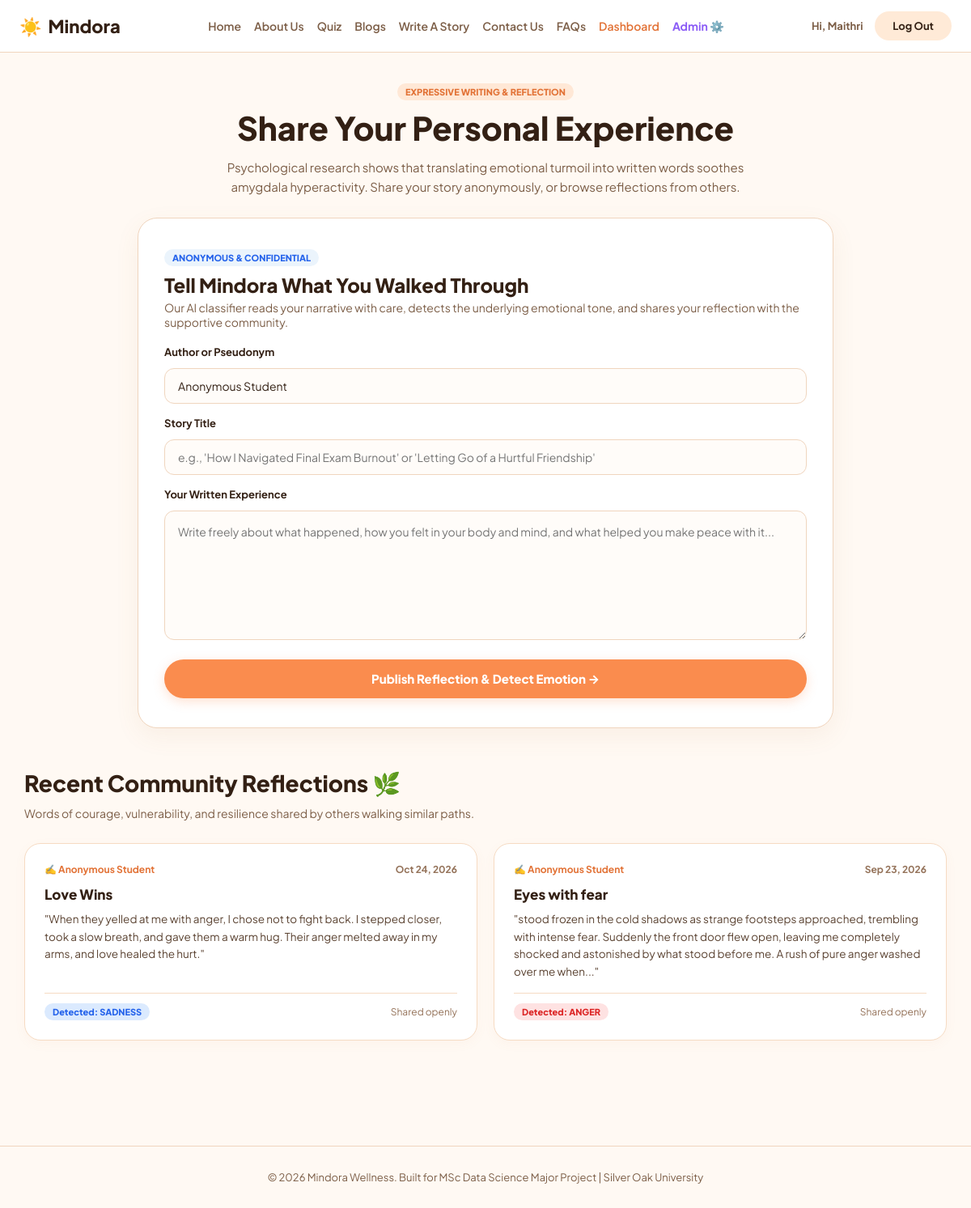
/story (signed in), run on the app's committed database.
### app.py (models this page shows)
class Story(db.Model):
    __tablename__ = "story"
    id = db.Column(db.Integer, primary_key=True)
    author = db.Column(db.String(100), default="Anonymous Student")
    title = db.Column(db.String(150), nullable=False)
    content = db.Column(db.Text, nullable=False)
    detected_emotion = db.Column(db.String(50), default="Reflective")
    timestamp = db.Column(db.DateTime, default=datetime.utcnow)

### app.py (the view, shortened to what this page needs)
@app.route("/story", methods=["GET", "POST"])
def write_story():
    stories = Story.query.order_by(Story.timestamp.desc()).limit(10).all()
    return render_template("story.html", stories=stories)

### templates/story.html (shortened to what this page needs)
{% extends "base.html" %}
{% block content %}
<div class="warm-page-container" style="padding-bottom: 70px;">
    <header class="quiz-hero-header" style="max-width: 900px; margin: 36px auto 26px auto; text-align: center; padding: 0 20px;">
        <span class="badge-mini" style="background: #FFE8D6; color: var(--orange-hover); margin-bottom: 8px;">EXPRESSIVE WRITING & REFLECTION</span>
        <h1 style="font-size: 40px; font-weight: 800; color: #332014; margin-bottom: 12px;">Share Your Personal Experience</h1>
        <p style="font-size: 15px; color: #7C5E47; line-height: 1.6; max-width: 680px; margin: 0 auto;">
            Psychological research shows that translating emotional turmoil into written words soothes amygdala hyperactivity. Share your story anonymously, or browse reflections from others.
        </p>
    </header>
    <section class="ai-demo-wrapper" style="max-width: 860px; margin-top: 10px;">
        <div class="demo-card" style="border: 1.5px solid var(--border-warm); box-shadow: 0 10px 30px rgba(180, 110, 60, 0.08);">
            <div class="demo-header">
                <span class="badge-mini" style="background: #EBF4FC; color: #2563EB;">ANONYMOUS & CONFIDENTIAL</span>
                <h2 style="font-size: 24px; font-weight: 800; color: #332014; margin-top: 8px;">Tell Mindora What You Walked Through</h2>
                <p style="font-size: 14px; color: var(--text-muted); margin-top: 4px;">
                    Our AI classifier reads your narrative with care, detects the underlying emotional tone, and shares your reflection with the supportive community.
                </p>
            </div>
            <form action="{{ url_for('write_story') }}" method="POST" style="margin-top: 20px;">
                <div class="form-group" style="margin-bottom: 16px;">
                    <label style="display: block; font-size: 13px; font-weight: 700; color: #332014; margin-bottom: 6px;">
                        Author or Pseudonym
                    </label>
                    <input type="text" name="author" placeholder="Anonymous Student (or your chosen pseudonym)" value="Anonymous Student" style="background: var(--card-sub); border: 1.5px solid var(--border-warm); padding: 12px 16px; border-radius: 12px; font-size: 14px; width: 100%;">
                </div>
                <div class="form-group" style="margin-bottom: 16px;">
                    <label style="display: block; font-size: 13px; font-weight: 700; color: #332014; margin-bottom: 6px;">
                        Story Title
                    </label>
                    <input type="text" name="title" required placeholder="e.g., 'How I Navigated Final Exam Burnout' or 'Letting Go of a Hurtful Friendship'" style="background: var(--card-sub); border: 1.5px solid var(--border-warm); padding: 12px 16px; border-radius: 12px; font-size: 14px; width: 100%;">
                </div>
                <div class="form-group" style="margin-bottom: 20px;">
                    <label style="display: block; font-size: 13px; font-weight: 700; color: #332014; margin-bottom: 6px;">
                        Your Written Experience
                    </label>
                    <textarea name="story" required placeholder="Write freely about what happened, how you felt in your body and mind, and what helped you make peace with it..." style="height: 160px; background: var(--card-sub); border: 1.5px solid var(--border-warm); padding: 14px 16px; border-radius: 12px; font-size: 14px; width: 100%; line-height: 1.6;"></textarea>
                </div>
                <button type="submit" class="btn-pill-orange btn-full" style="font-size: 15px; padding: 14px; font-weight: 800; cursor: pointer;">
                    Publish Reflection & Detect Emotion →
                </button>
            </form>
        </div>
    </section>
    <section class="headspace-section" style="max-width: 1140px; margin-top: 50px;">
        <h2 class="headspace-title" style="font-size: 28px; font-weight: 800; color: #332014; margin-bottom: 10px;">
            Recent Community Reflections 🌿
        </h2>
        <p style="font-size: 14px; color: var(--text-muted); margin-bottom: 28px;">
            Words of courage, vulnerability, and resilience shared by others walking similar paths.
        </p>
        <div class="plans-grid">
            {% if stories %}
                {% for s in stories %}
                <div class="plan-card" style="cursor: default; background: #FFFFFF; border: 1.5px solid var(--border-soft); border-radius: 20px; padding: 24px; box-shadow: 0 4px 14px rgba(220, 140, 90, 0.05); display: flex; flex-direction: column; justify-content: space-between;">
                    <div>
                        <div class="plan-top" style="display: flex; justify-content: space-between; font-size: 12px; font-weight: 700;">
                            <span style="color: var(--orange-hover);">✍️ {{ s.author }}</span>
                            <span style="color: #947259;">{{ s.timestamp.strftime('%b %d, %Y') }}</span>
                        </div>
                        <h4 style="font-size: 17px; font-weight: 800; color: #332014; margin: 12px 0 8px 0; line-height: 1.35;">
                            {{ s.title }}
                        </h4>
                        <p style="font-size: 13.5px; color: #5B4332; line-height: 1.6; margin-bottom: 16px;">
                            "{{ s.content[:240] }}{% if s.content|length > 240 %}...{% endif %}"
                        </p>
                    </div>
                    <div style="padding-top: 12px; border-top: 1px solid var(--border-soft); display: flex; justify-content: space-between; align-items: center;">
                        <span class="emotion-tag mood-{{ s.detected_emotion.lower() }}">
                            Detected: {{ s.detected_emotion.upper() }}
                        </span>
                        <span style="font-size: 12px; color: #947259;">Shared openly</span>
                    </div>
                </div>
                {% endfor %}
            {% endif %}
        </div>
    </section>
</div>
{% endblock %}

### templates/base.html (style rules this page uses)
:root { --bg-page: #FFF9F3; --text-primary: #332014; --text-muted: #7C5E47; --border-warm: #F0D5BE; --border-soft: #F6DBC3; --orange-primary: #FA8C4E; --orange-hover: #E27236; --card-bg: #FFFFFF; --card-sub: #FFFCF9; }
* { margin: 0; padding: 0; box-sizing: border-box; font-family: 'Plus Jakarta Sans', -apple-system, BlinkMacSystemFont, 'Segoe UI', Roboto, sans-serif; }
body { background-color: var(--bg-page); color: var(--text-primary); min-height: 100vh; display: flex; flex-direction: column; }
.btn-primary, .btn-pill-orange { background: var(--orange-primary); color: white; box-shadow: 0 4px 14px rgba(250, 140, 78, 0.25); border: none; border-radius: 50px; font-weight: 700; cursor: pointer; padding: 12px 28px; text-decoration: none; display: inline-block; transition: 0.2s; }
.btn-full { width: 100%; border-radius: 50px; padding: 14px; font-size: 14px; border: none; font-weight: 800; }
.ai-demo-wrapper, .headspace-section, .flourish-cards-grid, .faq-section, .safety-section { width: 100% !important; margin-left: auto !important; margin-right: auto !important; box-sizing: border-box !important; }
.demo-card { background: #FFFFFF; border-radius: 24px; padding: 36px 32px; border: 1.5px solid var(--border-warm); box-shadow: 0 10px 30px rgba(180, 110, 60, 0.08); }
.badge-mini { background: #FFE8D6; color: var(--orange-hover); font-size: 11px; font-weight: 800; padding: 4px 10px; border-radius: 50px; display: inline-block; }
textarea, input[type="text"], input[type="email"], input[type="password"], input[type="number"] { width: 100%; padding: 13px 16px; border-radius: 12px; border: 1.5px solid var(--border-warm); font-size: 14px; outline: none; background: var(--card-sub); color: var(--text-primary); transition: 0.2s border-color; margin-top: 6px; }
.plans-grid { display: grid; grid-template-columns: repeat(2, 1fr) !important; gap: 20px; margin-top: 16px; width: 100%; }
.plan-top { display: flex; justify-content: space-between; align-items: center; position: relative; z-index: 2; }
.headspace-title { font-size: 26px; font-weight: 800; color: var(--text-primary); margin-bottom: 24px; }
.emotion-tag { padding: 4px 10px; border-radius: 50px; font-size: 11px; font-weight: 800; display: inline-block; }
.mood-anger { background: #FEE2E2; color: #DC2626; }
.mood-sadness { background: #DBEAFE; color: #2563EB; }

### data on the page
Story: author "Anonymous Student", timestamp "Oct 24, 2026", title "Love Wins", content "When they yelled at me with anger, I chose not to fight back. I stepped closer, took a slow breath, and gave them a warm hug. Their anger melted away in my arms, and love healed the hurt.", detected_emotion "SADNESS"
Story: author "Anonymous Student", timestamp "Sep 23, 2026", title "Eyes with fear", content "stood frozen in the cold shadows as strange footsteps approached, trembling with intense fear. Suddenly the front door flew open, leaving me completely shocked and astonished by what stood before me. A rush of pure anger washed over me when", detected_emotion "ANGER"

### other printed values
{{ session.get('user_name', 'User').split()[0] }} "Maithri"
